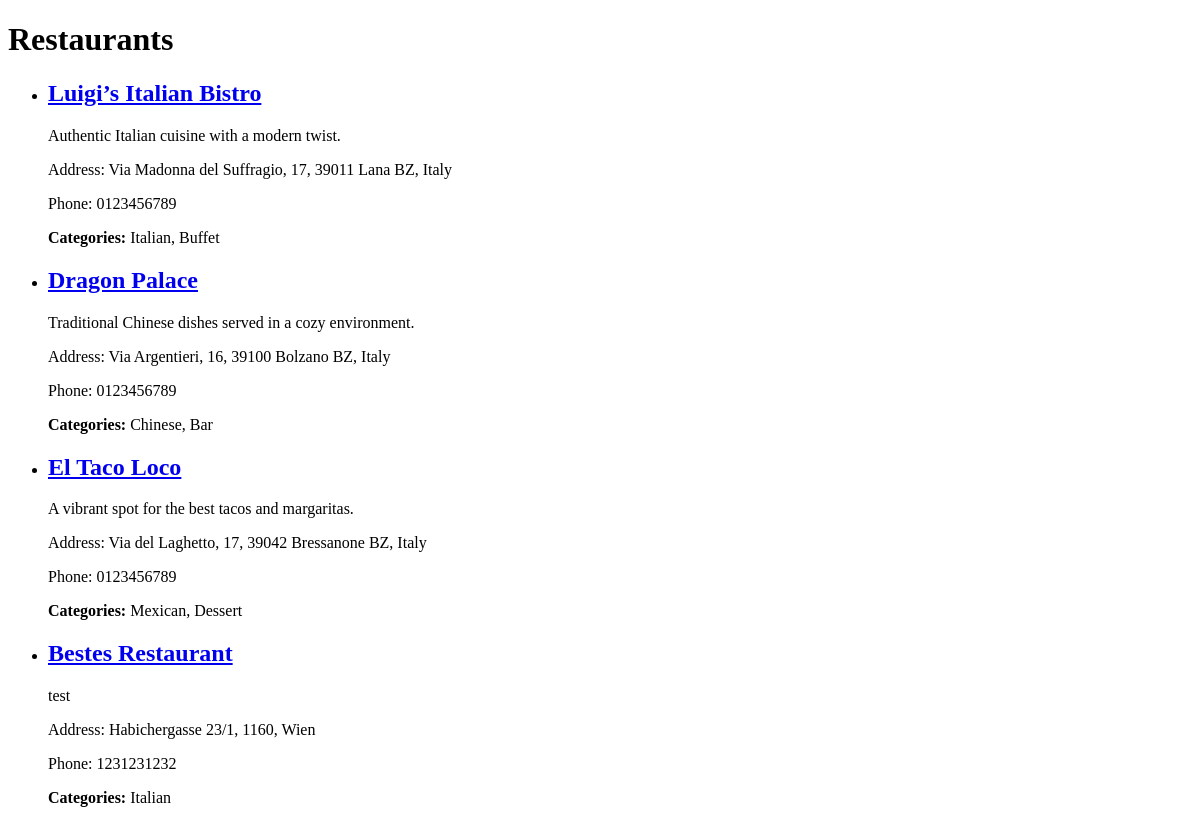
The app's page /restaurants, older data.
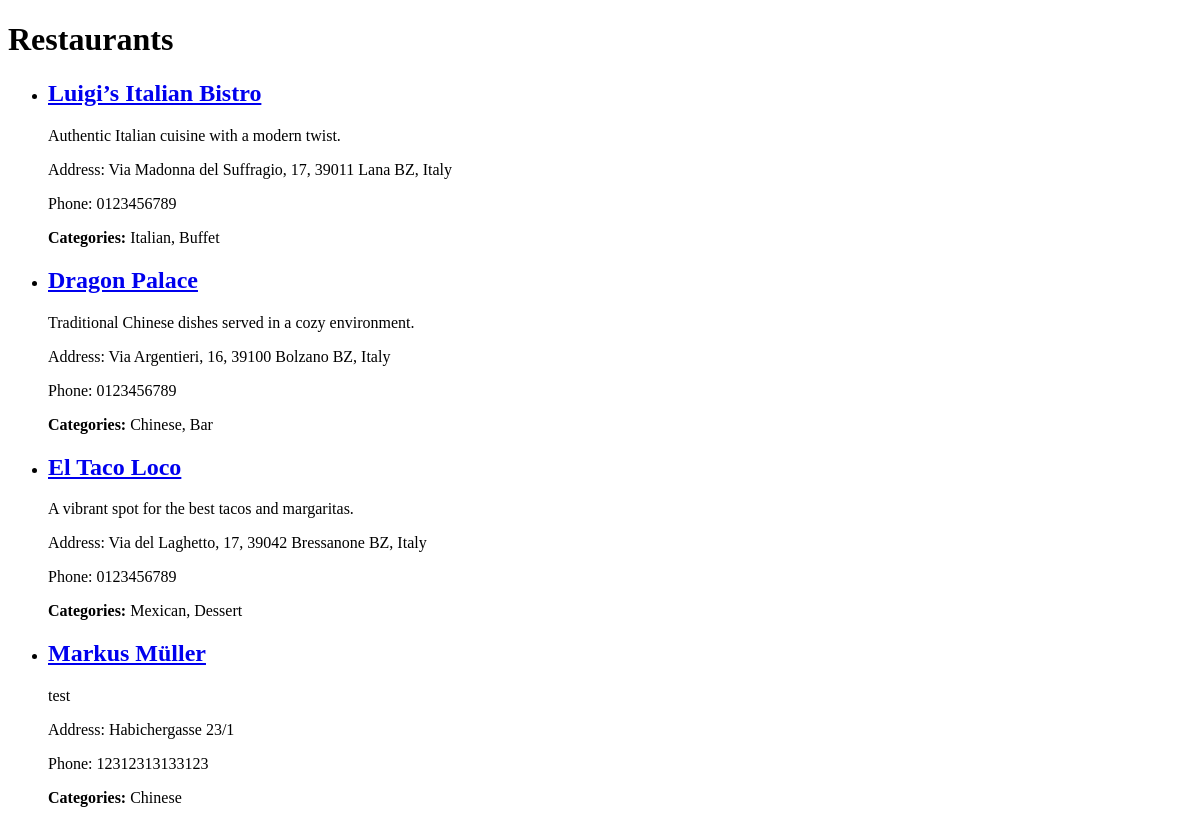
The same page, newer data.
### app/models.py (models this page shows, shortened)
class Restaurant(db.Model):
    __tablename__ = 'restaurants'
    id = db.Column(db.Integer, primary_key=True)
    name = db.Column(db.String(100), nullable=False)
    address = db.Column(db.String(200), nullable=False)
    phone_number = db.Column(db.String(20), nullable=False)
    description = db.Column(db.Text, nullable=False)
    manager_id = db.Column(db.Integer, db.ForeignKey('users.id'), nullable=False, unique=True)
    latitude = db.Column(db.Float, nullable=True) # Nullable for now
    longitude = db.Column(db.Float, nullable=True) # Nullable for now
    categories = db.relationship(
        'Category',
        secondary=restaurant_categories,
        back_populates='restaurants'
    )
    reservations = db.relationship('Reservation', back_populates='restaurant', cascade='all, delete-orphan')
    manager = db.relationship('User', back_populates='restaurant', uselist=False)

class Category(db.Model):
    __tablename__ = 'categories'
    id = db.Column(db.Integer, primary_key=True)
    name = db.Column(db.String(50), nullable=False, unique=True)
    restaurants = db.relationship(
        'Restaurant',
        secondary=restaurant_categories,
        back_populates='categories'
    )

### app/main/routes.py (the view)
@bp.route('/restaurants')
def list_restaurants():
    restaurants = Restaurant.query.all()
    return render_template('restaurants.html', restaurants=restaurants)

### app/templates/restaurants.html (shortened to what this page needs)
<!DOCTYPE html>
<html lang="en">
<head>
</head>
<body>
    <h1>Restaurants</h1>
    <ul>
        {% for restaurant in restaurants %}
            <li>
                <h2>
                    <a href="{{ url_for('main.get_restaurant_detail', restaurant_id=restaurant.id) }}">
                        {{ restaurant.name }}
                    </a>
                </h2>
                <p>{{ restaurant.description }}</p>
                <p>Address: {{ restaurant.address }}</p>
                <p>Phone: {{ restaurant.phone_number }}</p>
                <p><strong>Categories:</strong>
                    {% for category in restaurant.categories %}
                        {{ category.name }}{% if not loop.last %}, {% endif %}
                    {% endfor %}
                </p>
            </li>
        {% endfor %}
    </ul>
</body>
</html>

Row changes from the older to the newer data that the page shows:
changed Restaurant "test": name "Bestes Restaurant" → "Markus Müller"; address "Habichergasse 23/1, 1160, Wien" → "Habichergasse 23/1"; phone_number "1231231232" → "12312313133123"; gains Category (name "Chinese"); loses Category (name "Italian")
